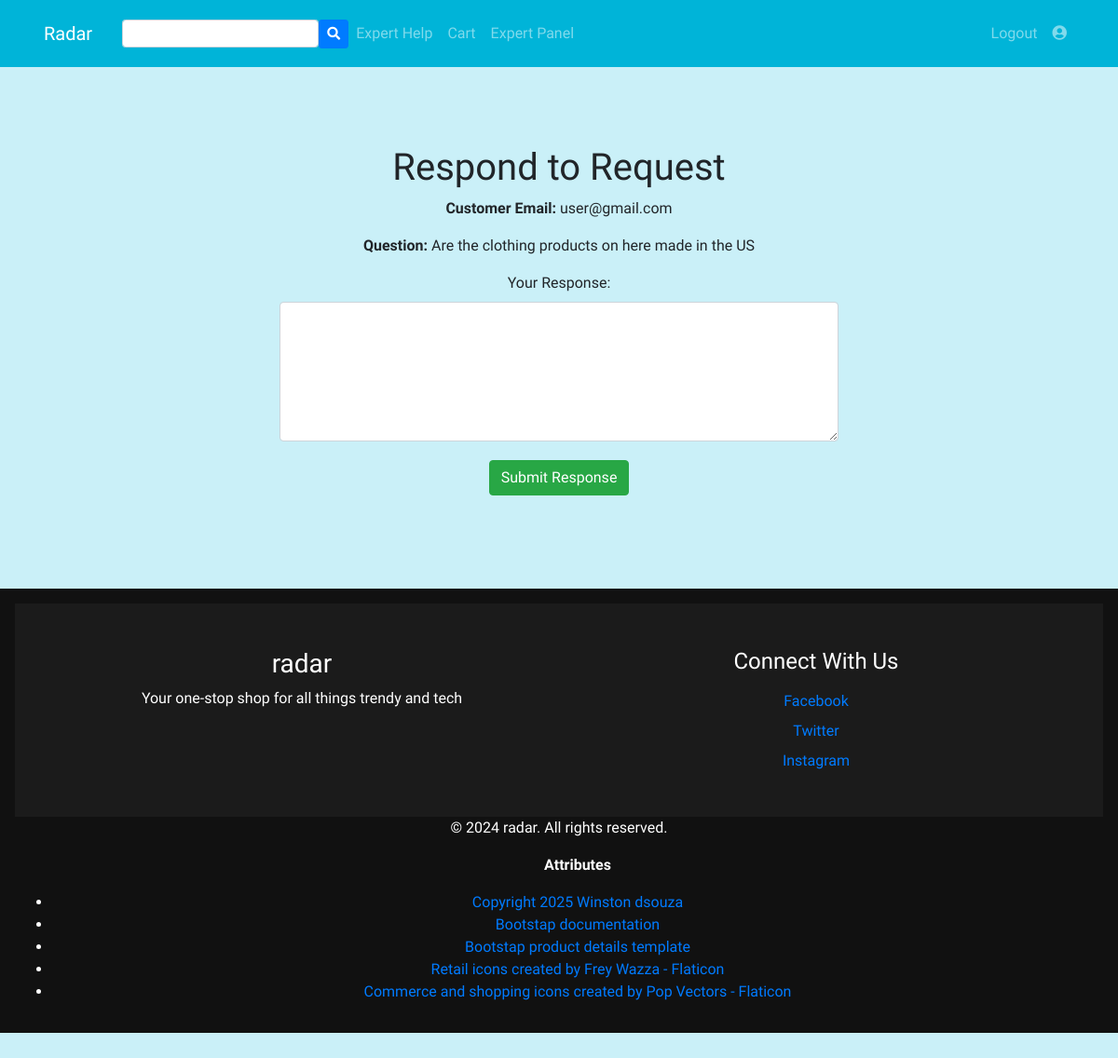
The app's page /respond.php?id=49 (signed in) with its own data.
### tables this page shows
CREATE TABLE `requests` (
  `id` int(11) NOT NULL,
  `customer_email` varchar(255) NOT NULL,
  `question` text NOT NULL,
  `category` enum('uncategorized','tech','fashion','home') DEFAULT 'uncategorized',
  `responded` tinyint(1) DEFAULT 0
);

### respond.php (the view, shortened to what this page needs)
<?php
require("includes/common.php");
$request_id = $_GET['id'];
$query = "SELECT * FROM requests WHERE id = $request_id";
$result = mysqli_query($con, $query);
$request = mysqli_fetch_array($result);
?>
<!DOCTYPE html>
<html lang="en">
<head>
    <link rel="stylesheet" href="includes/styles.css?v=1.0">
    <link rel="stylesheet" href="https://stackpath.bootstrapcdn.com/bootstrap/4.1.3/css/bootstrap.min.css">
    <link href="https://stackpath.bootstrapcdn.com/font-awesome/4.7.0/css/font-awesome.min.css" rel="stylesheet" >
</head>
<body>
<?php include 'includes/navbar.php' ?>
<div class="respond-header">
    <h1>Respond to Request</h1>
    <p><strong>Customer Email:</strong> <?php echo htmlspecialchars($request['customer_email']); ?></p>
    <p><strong>Question:</strong> <?php echo htmlspecialchars($request['question']); ?></p>
</div>
<form action="respond.php?id=<?php echo $request_id; ?>" method="post">
    <div class="respond-form">
        <label for="response">Your Response:</label>
        <textarea name="response" id="response" class="form-control" rows="5" required></textarea>
        <button type="submit" class="btn btn-success">Submit Response</button>
    </div>
</form>
<?php include 'includes/footer.php' ?>
</body>

### includes/styles.css (style rules this page uses)
html { position: relative; min-height: 100%; }
body { overflow-x:hidden; max-width: 100%; margin:0; margin-bottom: 150px; background-color: #caf0f8; }
body, h1, h2, h3, h4, h5, h6 { font-family: 'Andika'; padding-top: 16px; }
.respond-header { text-align: center; padding-top: 100px; }
.respond-form { text-align: center; padding-bottom: 100px; }
.respond-form textarea { width: 50%; height: 150px; margin: 0 auto; display: block; margin-bottom: 20px; }

### records on screen
requests: customer_email "user@gmail.com", question "Are the clothing products on here made in the US"
